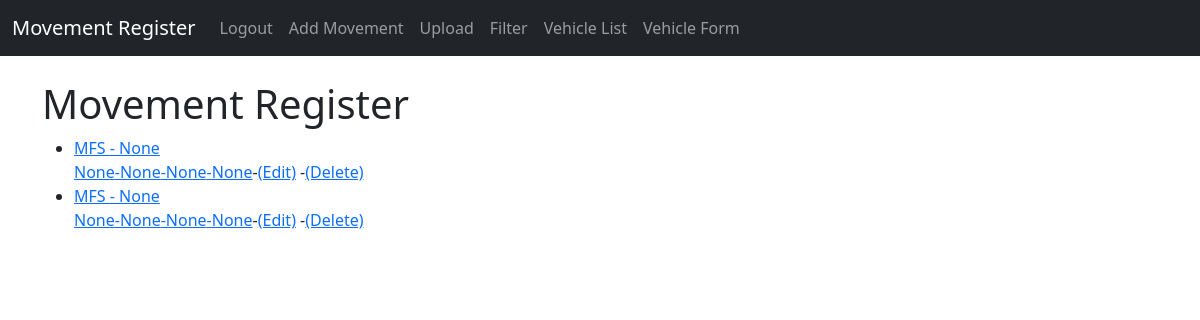
Page /home (signed in) on the committed database.
### mov_reg/models.py (models this page shows, shortened)
class Movement(models.Model):
    Party =	models.CharField(max_length=50,null=True,blank=True)
    ACofParty = models.CharField(max_length=50,null=True,blank=True)
    Movement = models.CharField(max_length=10,null=True,blank=True)
    Size = models.IntegerField(null=True,blank=True)
    PartyRef = models.CharField(max_length=50,null=True,blank=True)
    ContainerNo =	models.CharField(max_length=11,null=True,blank=True)
    From =	models.CharField(max_length=30,null=True,blank=True)
    To1 =	models.CharField(max_length=30,null=True,blank=True)
    To2 =	models.CharField(max_length=30,null=True,blank=True)
    VehicleNo = models.CharField(max_length=10,null=True,blank=True)
    TransporterName = models.CharField(max_length=25,null=True,blank=True)
    InvoiceNo	= models.IntegerField(null=True,blank=True)
    InvoiceDate =	models.CharField(max_length=10,null=True,blank=True)
    InvoiceAmount =	models.IntegerField(null=True,blank=True)
    TripSheetNo = models.IntegerField(null=True,blank=True)
    TripSheetAmount =	models.IntegerField(null=True,blank=True)
    TripSheetDate	= models.CharField(max_length=10,null=True,blank=True,default=date.today().strftime("%d-%m-%Y"))
    CashAdvance =	models.IntegerField(null=True,blank=True)
    ChequeAdvance =	models.IntegerField(null=True,blank=True)
    Fixed_Advance =	models.IntegerField(null=True,blank=True)
    Diesel =	models.IntegerField(null=True,blank=True)
    Alloted_Diesel =	models.IntegerField(null=True,blank=True)
    Diesel_Advance	= models.IntegerField(null=True,blank=True)
    Fixed_Diesel_Advance =	models.IntegerField(null=True,blank=True)
    Status	= models.CharField(max_length=10,null=True,blank=True)
    Driver_Name = models.CharField(max_length=10,null=True,blank=True)

### mov_reg/views.py (the view)
# urls.py: path('home',HomeView.as_view(),name="home"),
class HomeView(ListView):
    model=Movement
    template_name='home.html'
    def get_queryset(self):
        return Movement.objects.exclude(Party__isnull = True).exclude(Party__exact = '').exclude(Party__exact = None).order_by('-id')

### mov_reg/templatetags/group_find.py (called while the page is built)
@register.filter(name='is_group')
def is_group(user, group_name):
    group =  Group.objects.get(name=group_name)
    return group in user.groups.all()

### mov_reg/templates/home.html (shortened to what this page needs)
{% extends 'base.html' %}
{%block content%}
{% load group_find %}
{% if user|is_group:"Crew" or user|is_group:"Officer" %}
	<h1>Movement Register</h1>
	<ul>
	{% for post in object_list %}
		<li><a href="{% url 'mov_details' post.pk %}">{{post.Party}} - {{post.ACofParty}}<br/>
		{{post.PartyRef}}-{{post.VehicleNo}}-{{post.ContainerNo}}-{{post.Status}}</a>-<a href="{% url 'update_mov' post.pk %}">(Edit)</a>
		-<a href="{% url 'delete_mov' post.pk %}">(Delete)</a></li>
	{% endfor %}
	</ul>
{% elif user.is_authenticated %}
	You are in the Home Page of the Website, Please contact the admin to assign you the designation.
{% else %}
	Please login and try again
{% endif %}
{% endblock %}

### mov_reg/templates/base.html (shortened to what this page needs)
<!doctype html>
<html lang="en">
  <head>
    <link href="https://cdn.jsdelivr.net/npm/bootstrap@5.0.1/dist/css/bootstrap.min.css" rel="stylesheet">
  </head>
  <body>
  <nav class="navbar navbar-expand-lg navbar-dark bg-dark">
  <div class="container-fluid">
	 {% load group_find %}
  	  {% if user.is_authenticated %}
			<a class="navbar-brand" href="{%url 'home' %}">Movement Register</a>
	 {% endif %}
    <div class="collapse navbar-collapse" id="navbarSupportedContent">
      <ul class="navbar-nav me-auto mb-2 mb-lg-0">
	{% if user.is_authenticated %}
			<li class="nav-item">
				<a class="nav-link" href="{% url 'logout' %}">Logout</a>
			</li>
		{% if user|is_group:"Crew" %}
				<li class="nav-item">
				<a class="nav-link" href="{% url 'add_mov_empty' %}" name="Add Movement">Add Movement</a>
				</li>
		{% elif user|is_group:"Officer" %}
				<li class="nav-item">
				<a class="nav-link" href="{% url 'add_mov_empty' %}" name="Add Movement">Add Movement</a>
				</li>
				<li class="nav-item">
				<a class="nav-link" href="{% url 'upload' %}" name="Upload">Upload</a>
				</li>
				<li class="nav-item">
				<a class="nav-link" href="{% url 'filter' %}" name="Filter">Filter</a>
				</li>
				<li class="nav-item">
				<a class="nav-link" href="{% url 'veh_list' %}" name="Veh_List">Vehicle List</a>
				</li>
				<li class="nav-item">
				<a class="nav-link" href="{% url 'vehicle' %}" name="Vehicle">Vehicle Form</a>
				</li>
		{% endif %}
		{% endif %}
      </ul>
    </div>
  </div>
</nav>
  <br/>
  <div class="container">
   {%block content%}
   {% endblock %}
	</div>
  </body>
</html>

### rows in the picture
Movement: Party "MFS", ACofParty "None", PartyRef "None", VehicleNo "None", ContainerNo "None", Status "None"
Movement: Party "MFS", ACofParty "None", PartyRef "None", VehicleNo "None", ContainerNo "None", Status "None"
